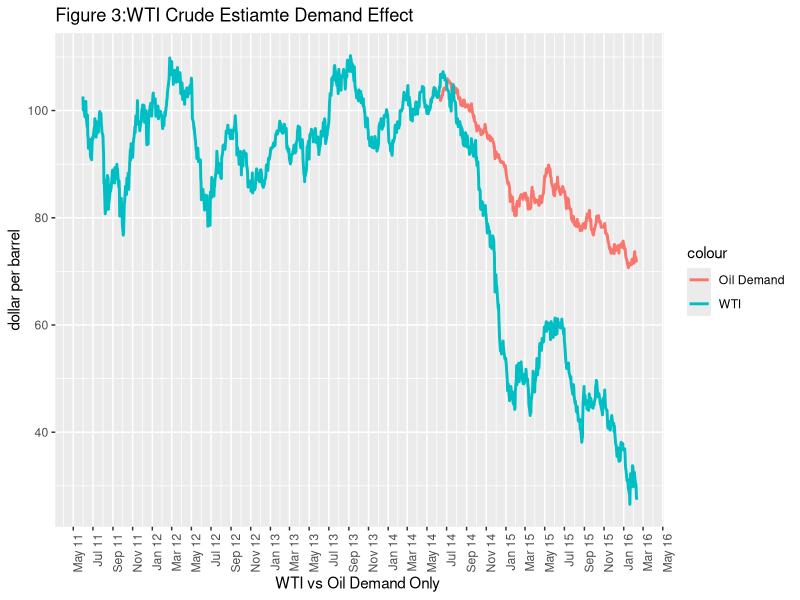

Here is the R script that generated this plot:
# Load libraries
library(ggplot2)
library(dplyr)
library(lubridate)
library(lmtest)
library(sandwich)

rm(list=ls())

# Load the data
oil <- read.csv("oil.csv")

# Calculate changes in logs and convert date
oil <- oil %>%
  mutate(chng_logoil = log(wti) - lag(log(wti)),
         chng_logcopper = log(copper) - lag(log(copper)),
         chng_logdollar = log(dollar) - lag(log(dollar)),
         chng_treasury = tenyear - lag(tenyear),
         date = as.Date(date, format = "%m/%d/%Y"))

# data filter for the period specified 
oilSample <- oil %>%
  filter(date >= as.Date("2011-06-01") & date <= as.Date("2014-06-01"))

#regression with Newey-West standard errors
regression <- lm(chng_logoil ~ chng_logcopper + chng_logdollar + chng_treasury - 1, data = oilSample)
robust_se <- coeftest(regression, vcov. = NeweyWest(regression, lag = 5))

#  regression results
print(robust_se)

# out-of-sample dataset with the same predictors
out_of_sample_data <- oil %>%
  filter(date >= as.Date("2014-06-02")) %>%
  select(date, chng_logcopper, chng_logdollar, chng_treasury)

# predictions for the out-of-sample data
out_of_sample_predictions <- predict(regression, newdata = out_of_sample_data)

# adding predicted oil price change 
initial_log_oil_price <- log(oilSample$wti[nrow(oilSample)])
out_of_sample_data <- out_of_sample_data %>%
  mutate(predicted_chng_logoil = out_of_sample_predictions,
         predicted_log_oil_price = cumsum(predicted_chng_logoil) + initial_log_oil_price,
         predicted_oil_price = exp(predicted_log_oil_price))

#plotting predicted vs actual wti price at level 
ggplot() +
  geom_line(data = out_of_sample_data, aes(x = date, y = predicted_oil_price, color= "Oil Demand"), size = 1) +
  geom_line(data = oil, aes(x = date, y = wti, color= "WTI"), size = 1) +
  scale_x_date(date_labels = "%b %y", date_breaks = "2 month")+
  theme(axis.text.x = element_text(angle = 90, hjust = 1))+
  labs(x ='WTI vs Oil Demand Only ' , y = 'dollar per barrel', title = 'Figure 3:WTI Crude Estiamte Demand Effect')
